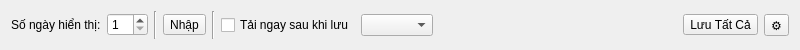
<?xml version="1.0" encoding="UTF-8"?>
<!-- Phiên bản: 1.1 (Thêm nút Cài đặt) -->
<!-- Vị trí: /ui/widgets/datainputtoolbarwidget.ui -->
<ui version="4.0">
 <class>DataInputToolbarWidget</class>
 <widget class="QWidget" name="DataInputToolbarWidget">
  <property name="geometry">
   <rect>
    <x>0</x>
    <y>0</y>
    <width>800</width>
    <height>50</height>
   </rect>
  </property>
  <property name="windowTitle">
   <string>Form</string>
  </property>
  <layout class="QHBoxLayout" name="horizontalLayout">
   <item>
    <widget class="QLabel" name="label">
     <property name="text">
      <string>Số ngày hiển thị:</string>
     </property>
    </widget>
   </item>
   <item>
    <widget class="QSpinBox" name="daysSpinBox">
     <property name="minimum">
      <number>1</number>
     </property>
     <property name="maximum">
      <number>30</number>
     </property>
    </widget>
   </item>
   <item>
    <widget class="Line" name="line_2">
     <property name="orientation">
      <enum>Qt::Vertical</enum>
     </property>
    </widget>
   </item>
   <item>
    <widget class="QToolButton" name="importToolButton">
     <property name="toolTip">
      <string>Nhập từ File</string>
     </property>
     <property name="text">
      <string>Nhập</string>
     </property>
    </widget>
   </item>
   <item>
    <widget class="Line" name="line">
     <property name="orientation">
      <enum>Qt::Vertical</enum>
     </property>
    </widget>
   </item>
   <item>
    <widget class="QCheckBox" name="downloadNowCheckBox">
     <property name="text">
      <string>Tải ngay sau khi lưu</string>
     </property>
    </widget>
   </item>
   <item>
    <widget class="QComboBox" name="downloadScopeComboBox"/>
   </item>
   <item>
    <spacer name="horizontalSpacer">
     <property name="orientation">
      <enum>Qt::Horizontal</enum>
     </property>
     <property name="sizeHint" stdset="0">
      <size>
       <width>40</width>
       <height>20</height>
      </size>
     </property>
    </spacer>
   </item>
   <item>
    <widget class="QToolButton" name="saveAllToolButton">
     <property name="toolTip">
      <string>Lưu Tất Cả</string>
     </property>
     <property name="text">
      <string>Lưu Tất Cả</string>
     </property>
    </widget>
   </item>
   <item>
    <widget class="QToolButton" name="settingsToolButton">
     <property name="toolTip">
      <string>Cài đặt</string>
     </property>
     <property name="text">
      <string>⚙️</string>
     </property>
    </widget>
   </item>
  </layout>
 </widget>
 <resources/>
 <connections/>
</ui>
